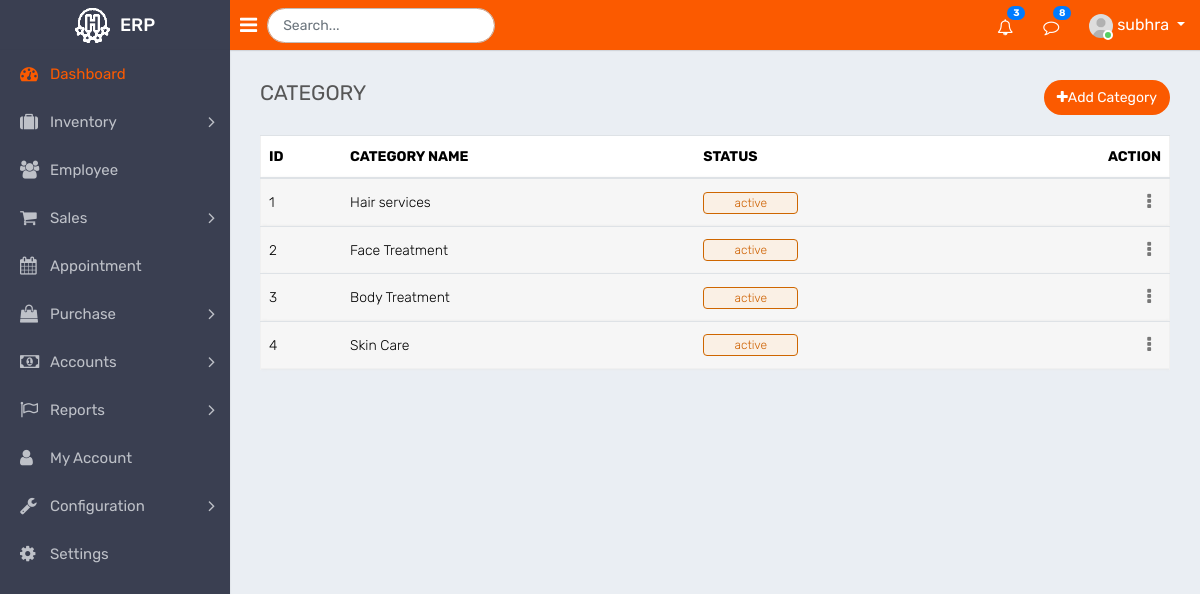
The app's page /category/ (signed in) with its own data.
### app.py (models this page shows, shortened)
class User(UserMixin, db.Model):
    __tablename__ = 'users'
    id = db.Column(db.Integer, primary_key=True)
    username = db.Column(db.String(15), unique=True)
    email = db.Column(db.String(50), unique=True)
    password = db.Column(db.String(80))

class Category(db.Model):
    __tablename__ = 'categories'
    id = db.Column(db.Integer, primary_key=True)
    category_name = db.Column(db.String(15), unique=True)
    status = db.Column(db.Boolean, default=0)
    created_on = db.Column(db.DateTime, server_default=db.func.now())

### app.py (the view)
@app.route("/category/")
@login_required
def category():
    all_data = Category.query.all()
    return render_template("inventory/category.html", category=all_data, name=current_user.username)

### app.py (called while the page is built)
@login_manager.user_loader
def load_user(user_id):
    return User.query.get(int(user_id))

### templates/inventory/category.html (shortened to what this page needs)
{% extends "base.html" %}
{% block content %}
<div class="page-wrapper">
    <div class="content">
        <div class="row">
            <div class="col-sm-4 col-3">
                <h4 class="page-title">CATEGORY</h4>
            </div>
            <div class="col-sm-8 col-9 text-right m-b-20">
                <a href="" class="btn btn btn-primary btn-rounded float-right" data-toggle="modal"
                    data-target="#modal-lg"><i class="fa fa-plus"></i>Add Category
                </a>
            </div>
        </div>
        <div class="row">
            <div class="col-md-12">
                <div class="table-responsive">
                    <table class="table table-striped custom-table">
                        <thead>
                            <tr>
                                <th>ID</th>
                                <th>CATEGORY NAME</th>
                                <th>STATUS</th>
                                <th class="text-right">ACTION</th>
                            </tr>
                        </thead>
                        <tbody>
                            {% for row in category %}
                            <tr>
                                <td>{{row.id}}</td>
                                <td>{{row.category_name}}</td>
                                <td>{%if row.status%}<span class="custom-badge status-green">active</span>{%else%}<span
                                        class="custom-badge status-red">inactive</span>{%endif%}</td>
                                <td class="text-right">
                                    <div class="dropdown dropdown-action">
                                        <a href="#" class="action-icon dropdown-toggle" data-toggle="dropdown"
                                            aria-expanded="false"><i class="fa fa-ellipsis-v"></i></a>
                                    </div>
                                </td>
                            </tr>
                            <tr>
                                {% endfor %}
                            </tr>
                        </tbody>
                    </table>
                </div>
            </div>
        </div>
    </div>
    {% endblock %}

### templates/base.html (shortened to what this page needs)
<!DOCTYPE html>
<html lang="en">
<head>
    <link rel="stylesheet" type="text/css" href="/static/assets/css/bootstrap.min.css">
    <link rel="stylesheet" type="text/css" href="/static/assets/css/font-awesome.min.css">
    <link rel="stylesheet" type="text/css" href="/static/assets/plugins/morris/morris.css">
    <link rel="stylesheet" type="text/css" href="/static/assets/css/jquery.circliful.css">
    <link rel="stylesheet" type="text/css" href="/static/assets/css/style.css">
</head>
<body>
    <div class="main-wrapper">
        <div class="header">
            <div class="header-left">
                <a href="/dashboard" class="logo">
                    <img src="/static/assets/img/logoo.png" width="35" height="35" alt=""> <span>ERP</span>
                </a>
            </div>
            <div class="menubar">
                <a id="toggle_btn" href="javascript:void(0);"><i class="fa fa-bars"></i></a>
            </div>
            <div class="searchbar">
                <form class="form-inline my-1 w-25 float-left">
                    <input class="form-control mr-sm-2 search-input" type="search" placeholder="Search...">
                </form>
            </div>
            <ul class="nav user-menu float-right">
                <li class="nav-item dropdown d-none d-sm-block">
                    <a href="#" class="dropdown-toggle nav-link" data-toggle="dropdown"><i class="fa fa-bell-o"></i>
                        <span class="badge badge-pill bg-primary float-right">3</span></a>
                </li>
                <li class="nav-item dropdown d-none d-sm-block">
                    <a href="javascript:void(0);" id="open_msg_box" class="hasnotifications nav-link"><i
                            class="fa fa-comment-o"></i> <span
                            class="badge badge-pill bg-primary float-right">8</span></a>
                </li>
                <li class="nav-item dropdown has-arrow">
                    <a href="#" class="dropdown-toggle nav-link user-link" data-toggle="dropdown">
                        <span class="user-img"><img class="rounded-circle" src="/static/assets/img/user.jpg"
                                width="40" alt="Admin">
                            <span class="status online"></span></span>
                        <span>{{name}}</span>
                    </a>
                </li>
            </ul>
        </div>
        <div class="sidebar" id="sidebar">
            <div class="sidebar-inner slimscroll">
                <div id="sidebar-menu" class="sidebar-menu">
                    <ul>
                        <li class="active">
                            <a class="active" href="/dashboard"><i class="fa fa-dashboard"></i>
                                <span>Dashboard</span></a>
                        </li>
                        <li class="submenu">
                            <a href="#"><i class="fa fa-suitcase" aria-hidden="true"></i><span>Inventory</span> <span
                                    class="menu-arrow"></span></a>
                        </li>
                        <li>
                            <a href="/employee"><i class="fa fa-users" aria-hidden="true"></i><span>Employee</span></a>
                        </li>
                        <li class="submenu">
                            <a href="#"><i class="fa fa-shopping-cart" aria-hidden="true"></i> <span>Sales</span> <span
                                    class="menu-arrow"></span></a>
                        </li>
                        <li>
                            <a href="/Appointment"><i class="fa fa-calendar" aria-hidden="true"></i><span>Appointment</span></a>
                        </li>
                        <li class="submenu">
                            <a href="#"><i class="fa fa-shopping-bag" aria-hidden="true"></i> <span> Purchase </span>
                                <span class="menu-arrow"></span></a>
                        </li>
                        <li class="submenu">
                            <a href="#"><i class="fa fa-money"></i> <span> Accounts </span> <span
                                    class="menu-arrow"></span></a>
                        </li>
                        <li class="submenu">
                            <a href="#"><i class="fa fa-flag-o"></i> <span> Reports </span> <span
                                    class="menu-arrow"></span></a>
                        </li>
                        <li>
                            <a href="settings.html"><i class="fa fa-user" aria-hidden="true"></i><span>My Account</span></a>
                        </li>
                        <li class="submenu">
                            <a href="#"><i class="fa fa-wrench" aria-hidden="true"></i>
                                <span> Configuration </span> <span
                                    class="menu-arrow"></span></a>
                        </li>
                        <li>
                            <a href="settings.html"><i class="fa fa-cog"></i> <span>Settings</span></a>
                        </li>
                    </ul>
                </div>
            </div>
        </div>
        {% block content %}
        {% endblock %}
    </div>
</body>
</html>

### records on screen
User: username "subhra"
Category: id "1", category_name "Hair services", status "active"
Category: id "2", category_name "Face Treatment", status "active"
Category: id "3", category_name "Body Treatment", status "active"
Category: id "4", category_name "Skin Care", status "active"
